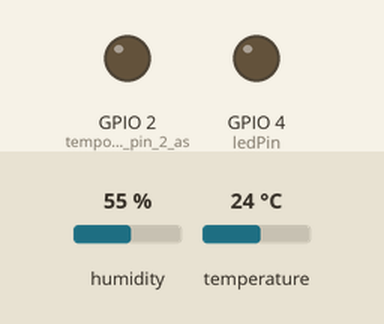
Recording of a sketch running on a simulated ESP8266 (NodeMCU). On the bench: output pins drawn as LEDs (lit = HIGH). Inputs (shaded band) come from the test bench; at power-on: humidity 55 %, temperature 24 °C. WiFi joins after 1.5 s; servers stay silent unless stated; no MQTT or app messages arrive unless stated; what the sketch prints to the serial monitor is not drawn. At 14.0 s the program puts the board to deep sleep or switches it off; the recording ends there.

Above: at 1.6 s.
Timing chart, 0 to 6.2 s (numbered marks = the images above):
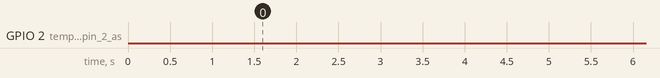

The sketch:

SensorMQTT2.ino
```cpp
#include <ESP8266WiFi.h>
#include <MQTTClient.h>
#include <DHT.h>

//###########################################################
//WIFI & MQTT definitions & global variables
const char *area = "LivingRoom";
const char *ssid = "3Com";
const char *pass = "32e75c752f";
WiFiClient esp12;
MQTTClient client;
void connect(); // <- predefine connect() for setup()
//###########################################################

//###########################################################
//DHT22 setup area
float tempReading = 0;
float humidityReading = 0;
#define DHTTYPE DHT22
#define DHTPIN 5 //data wire plugged in to pin 5
//initialise DHT Sensor
DHT dht(DHTPIN, DHTTYPE);
//###########################################################

//###########################################################
//MISC
unsigned long lastMillis = 0; //used for the delay loop
int ledPin = 4; //define ledPin as number 12
int analogPin = A0;
int voltageReading = 0;
//###########################################################


void setup() {
  //Sensor pin setup
  dht.begin(); //initialise temp sensor
  pinMode(ledPin, OUTPUT); //define ledPin as an output
  pinMode(2, OUTPUT); //temporary define pin 2 as output

  //wifi + MQTT Setup
  Serial.begin(57600); //begin serial monitor for debugging
  WiFi.begin(ssid, pass); //start wifi module
  client.begin("192.168.0.10", esp12); //begin connection to MQTT server
  connect(); //run connect loop
}

//###########################################################

void loop() {
  client.loop();
  delay(10); // <- fixes some issues with WiFi stability

  //if client not connected, reconnect
  if (!client.connected()) {
    connect();
  }


//Loop to put the microcontroller to sleep
  unsigned long currentMillis = millis();
  if (currentMillis - lastMillis >= 10000) {
    lastMillis = currentMillis;

    //take tempReading from DHT22 sensor;
    Serial.println("taking readings");
    tempReading = dht.readTemperature();  //read temperature from DHT22

    //take humidityReading from DHT22 sensor;
    humidityReading = dht.readHumidity(); //read humidity from DHT22
    String temp_send = String(tempReading); //convert reading from Float to String
    client.publish("area/temperature", temp_send); //send reading to mqtt
    String humidity_send = String(humidityReading); //convert reading from Float to String
    client.publish("area/humidity", humidity_send); //send reading to mqtt
    Serial.println(tempReading);
    Serial.println(humidityReading);

    //take voltage reading
    voltageReading = analogRead(analogPin);
    String voltage_send = String(voltageReading); //convert reading from Float to String
    client.publish("area/voltage", voltage_send); //send reading to mqtt

    //temporary test for waking up
    Serial.println("test LED");
    digitalWrite(2, HIGH);   // turn the LED on (HIGH is the voltage level)
    delay(1000);              // wait for a second
    Serial.println("test LED2");
    digitalWrite(2, LOW);    // turn the LED off by making the voltage LOW
    delay(1000);              // wait for a second
    Serial.println("test LED3");
    digitalWrite(2, HIGH);   // turn the LED on (HIGH is the voltage level)
    delay(1000);              // wait for a second
    Serial.println("test LED4");
    digitalWrite(2, LOW);    // turn the LED off by making the voltage LOW
    delay(1000);              // wait for a second


    //go to sleep for 25 seconds
    Serial.println("going to sleep");
    ESP.deepSleep(25000000, WAKE_RF_DEFAULT); //ESP.deepSleep([microseconds], [mode]) 25000000 = 25 seconds 2500000000 = 41 minutes
    Serial.println("now I'm awake");


    }
}


//###########################################################


//loop to connect to wifi & MQTT Server
void connect() {
  Serial.print("checking wifi...");
  while (WiFi.status() != WL_CONNECTED) {
    Serial.print("?");
    delay(500);
  }

  Serial.print("\nconnecting...");
  while (!client.connect("arduino", "try", "try")) {
    Serial.print(".");
  }

  Serial.println("\nconnected!");

  //subscribe to MQTT server
  client.subscribe("/example"); // client.unsubscribe("/example");
}

//###########################################################

void messageReceived(String topic, String payload, char * bytes, unsigned int length) {
  Serial.print("incoming: ");
  Serial.print(topic);
  Serial.print(" - ");
  Serial.print(payload);
  Serial.println();

    if(payload == "ON"){
      digitalWrite(ledPin, HIGH);
      Serial.println("PIN HIGH");
    }

    if(payload == "OFF"){
      digitalWrite(ledPin, LOW);
      Serial.println("PIN LOW");
    }
}
//###########################################################
```

Measured:
- by itself, GPIO 2 (temporary_define_pin_2_as): LOW → HIGH at 10.0 s, → LOW 1.0 s later, → HIGH 1.0 s later, → LOW 1.0 s later, … (4 changes in this stretch)
